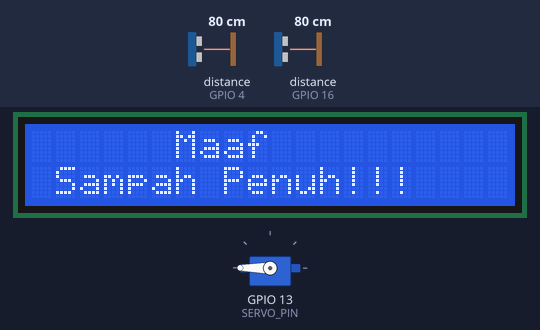
Bench run of a sketch on a simulated ESP32. Shown: servo, 20×2 character LCD. Wiring (inferred from the names in the program): 2 × ultrasonic range finder: trigger GPIO 2, echo GPIO 4 / trigger GPIO 17, echo GPIO 16. Inputs (shaded band) come from the test bench; at power-on: distance to the obstacle (sensors on GPIO 16, GPIO 4) 80 cm. The echo pulse lasts 58.3 µs per cm; WiFi joins after 1.5 s; servers stay silent unless stated; what the sketch prints to the serial monitor is not drawn.

Above: at 3.0 s.
3.1 s: distance to the obstacle (sensor on GPIO 16) set to 43 cm
5.1 s: distance to the obstacle (sensor on GPIO 16) set to 36 cm
At 6.7 s:
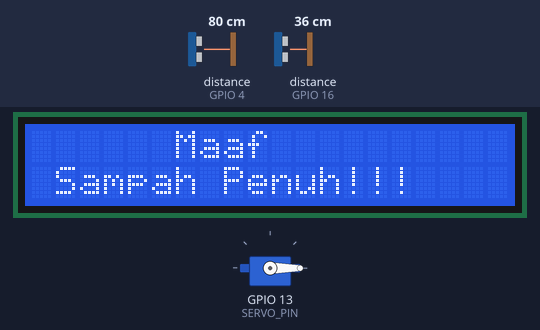
9.4 s: distance to the obstacle (sensor on GPIO 16) set to 60 cm
At 10.7 s:
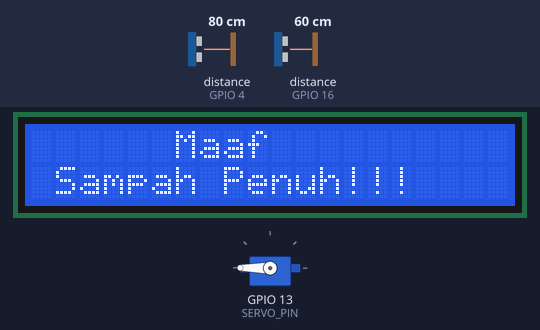
11.4 s: distance to the obstacle (sensor on GPIO 16) set to 2 cm
At 12.6 s:
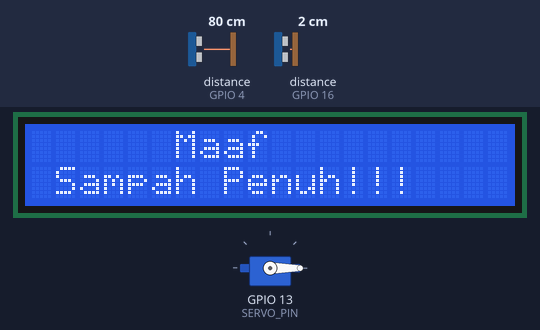
Timing chart, 0 to 14.0 s (numbered marks = the images above; inputs shaded):
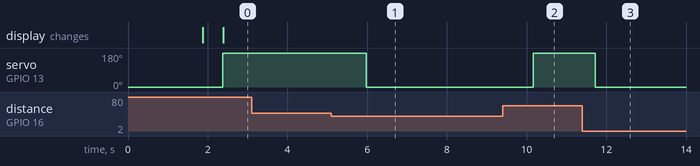

The sketch:

SmartDustbin.ino
```cpp
#include <Ultrasonic.h>
#include <ESP32Servo.h>
#include <WiFi.h>
#include <WiFiClientSecure.h>
#include <UniversalTelegramBot.h>
#include <ArduinoJson.h>
#include <NTPClient.h>
#include <WiFiUdp.h>
#include <LiquidCrystal_I2C.h>

const char* ssid = "";
const char* password = "";

#define BOTtoken ""  // your Bot Token (Get from Botfather)

const String CHAT_ID[] = { //user chat id
  ""
};

const int numCHAT_ID = sizeof(CHAT_ID) / sizeof(CHAT_ID[0]); //Menentukan panjang CHAT_ID

#define TRIG_PIN  17 //TRIG PIN BUKA SAMPAH
#define ECHO_PIN  16  //ECHO PIN BUKA SAMPAH
#define TRIG_PIN_TINGGI 2//TRIG PIN TINGGI SAMPAH
#define ECHO_PIN_TINGGI 4//ECHO PIN TINGGI SAMPAH
#define SERVO_PIN 13  // ESP32 pin GIOP26 connected to Servo Motor's pin
#define JARAK_BUKA  40 // centimeters
#define JARAK_TINGGI 10 // centimeters
#define I2C_ADDR    0x27
#define LCD_COLUMNS 20
#define LCD_LINES 2

WiFiUDP ntpUDP;
NTPClient timeClient(ntpUDP);

WiFiClientSecure client;
UniversalTelegramBot bot(BOTtoken, client);
Servo servo; // create servo object to control a servo

LiquidCrystal_I2C lcd(I2C_ADDR, LCD_COLUMNS, LCD_LINES);

// Variables to save date and time
String formattedDate;
String dayStamp;
String timeStamp;

// variables will change:
float duration_us, distance_cm, duration_us_tinggi, distance_cm_tinggi;
bool messageSent = false;
void setup() {
  Serial.begin (115200);       // initialize serial port

  // Attempt to connect to Wifi network:
  Serial.print("Connecting Wifi: ");
  Serial.println(ssid);

  WiFi.mode(WIFI_STA);
  WiFi.begin(ssid, password);
  client.setCACert(TELEGRAM_CERTIFICATE_ROOT); // Add root certificate for api.telegram.org

  while (WiFi.status() != WL_CONNECTED) {
    Serial.print(".");
    delay(500);
  }

  Serial.println("");
  Serial.println("WiFi connected");
  Serial.print("IP address: ");
  Serial.println(WiFi.localIP());
  for (int i = 0; i < numCHAT_ID; i++) {
      bot.sendMessage(CHAT_ID[i], "System UP!", "");
  }
  pinMode(TRIG_PIN, OUTPUT); // set ESP32 pin to output mode
  pinMode(ECHO_PIN, INPUT);  // set ESP32 pin to input mode
  pinMode(TRIG_PIN_TINGGI, OUTPUT); // set ESP32 pin to output mode
  pinMode(ECHO_PIN_TINGGI, INPUT);  // set ESP32 pin to input mode
  servo.attach(SERVO_PIN);   // attaches the servo on pin 9 to the servo object
  servo.write(0);
  lcd.init();
  lcd.backlight();
  timeClient.begin();
  // Set offset time in seconds to adjust for your timezone, for example:
  // GMT +1 = 3600
  // GMT +8 = 28800
  // GMT -1 = -3600
  // GMT 0 = 0
  timeClient.setTimeOffset(3600*7);
}

void loop() {
  // generate 10-microsecond pulse to TRIG pin
  digitalWrite(TRIG_PIN, HIGH);   //Buka
  delayMicroseconds(10);
  digitalWrite(TRIG_PIN, LOW);   //Buka
//BUKA
  // measure duration of pulse from ECHO pin
  duration_us = pulseIn(ECHO_PIN, HIGH);
  // calculate the distance
  distance_cm = 0.017 * duration_us;

  if (distance_cm < JARAK_BUKA){
     servo.write(0); // rotate servo motor to 90 degree
     Serial.print("Jarak: ");
     Serial.print(distance_cm);
     Serial.println(" cm");
  }else{
    delay(500);
    servo.write(360);  // rotate servo motor to 0 degree
  }
  // print the value to Serial Monitor

//TINGGI
  digitalWrite(TRIG_PIN_TINGGI, HIGH);   //Tinggi
  delayMicroseconds(10);
  digitalWrite(TRIG_PIN_TINGGI, LOW);   //Tinggi
  // Sensor Ultrasonic Buka
  // measure duration of pulse from ECHO pin
  duration_us_tinggi = pulseIn(ECHO_PIN_TINGGI, HIGH);
  // calculate the distance
  distance_cm_tinggi = 0.017 * duration_us_tinggi;
  if (distance_cm_tinggi < JARAK_TINGGI){
    lcd.setCursor(6,0);
    lcd.print("Maaf");
    lcd.setCursor(1,1);
    lcd.print("Sampah Penuh!!!");
    if(!messageSent){
      while (!timeClient.update()) {
        timeClient.forceUpdate();
    }

    // The formattedDate comes with the following format:
    // 2018-05-28T16:00:13Z
    // We need to extract date and time
    formattedDate = timeClient.getFormattedDate();

    // Extract date
    int splitT = formattedDate.indexOf("T");
    String dayStamp = formattedDate.substring(0, splitT);

    // Extract time
    //String timeStamp = formattedDate.substring(splitT + 1, formattedDate.length() - 1);
    String timeStamp = formattedDate.substring(formattedDate.indexOf("T") + 1, formattedDate.indexOf(":", formattedDate.indexOf("T") + 1) + 3);

    // Format the time as "HH:MM"
    String formattedTimeStamp = timeStamp.substring(0, 2) + ":" + timeStamp.substring(3, 5);

    // Splitting the date components
    int year = dayStamp.substring(0, 4).toInt();
    int month = dayStamp.substring(5, 7).toInt();
    int day = dayStamp.substring(8, 10).toInt();

    // Define an array of month names
    String months[] = {"Januari", "Februari", "Maret", "April", "Mei", "Juni", "Juli", "Agustus", "September", "Oktober", "November", "Desember"};

    // Format the date as "DD / Bulan / YYYY"
    String formattedDayStamp = String(day) + " / " + months[month - 1] + " / " + String(year);

    String message = "Sampah Penuh !!! \nTanggal : " + formattedDayStamp + " \nPukul : " + formattedTimeStamp + " WIB";
      for (int i = 0; i < numCHAT_ID; i++) {
        bot.sendMessage(CHAT_ID[i], message, "");
        Serial.println(message);
        Serial.println("Telegram message sent to chat ID: " + CHAT_ID[i]);
      }
    }
    messageSent = true;
    Serial.print("Tinggi: ");
    Serial.print(distance_cm_tinggi);
    Serial.println(" cm");
  }else{
    messageSent = false;
    lcd.setCursor(6,0);
    lcd.print("Maaf");
    lcd.setCursor(1,1);
    lcd.print("Sampah Penuh!!!");
  }
  // print the value to Serial Monitor
  delay(500);
}
```

Measured:
- the behaviour switches between 41 and 40 cm on distance to the obstacle (sensor on GPIO 16) (found by bisection; images 0 and 1)
- after the input at 3.1 s, every drawn part: stays the same
- after the input at 5.1 s, servo on GPIO 13 (SERVO_PIN): 180° → 0° after 0.88 s
- after the input at 9.4 s, servo on GPIO 13 (SERVO_PIN): 0° → 180° after 0.77 s
- after the input at 11.4 s, servo on GPIO 13 (SERVO_PIN): 180° → 0° after 0.32 s
